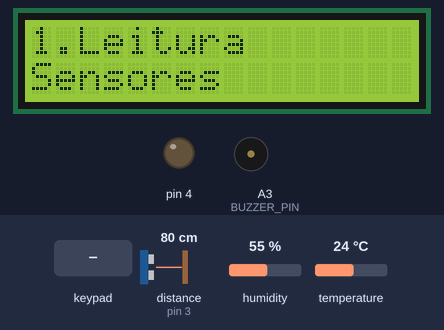
Bench run of a sketch on a simulated Arduino Uno, built with avr-gcc and run on an emulated ATmega328P. Parts: 16×2 character LCD, output pins drawn as LEDs (lit = HIGH), buzzer (waves = sounding, pin HIGH). The test bench sets the inputs (shaded band); at power-on: distance to the obstacle (sensor on pin 3) 80 cm, humidity 55 %, temperature 24 °C. The echo pulse lasts 58.3 µs per cm; the local clock reads 2024-03-15 10:24:30 at power-on unless the sketch sets it; EEPROM starts erased; what the sketch prints to the serial monitor is not drawn.

Above: at 1.2 s.
1.3 s: key 'D' pressed
At 3.1 s:
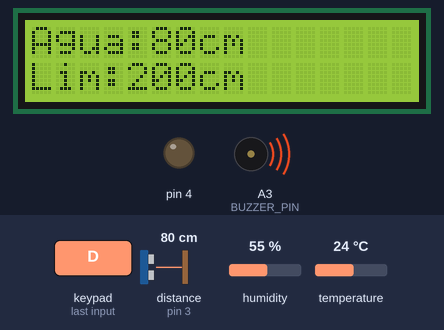
4.3 s: key 'C' pressed
At 5.2 s:
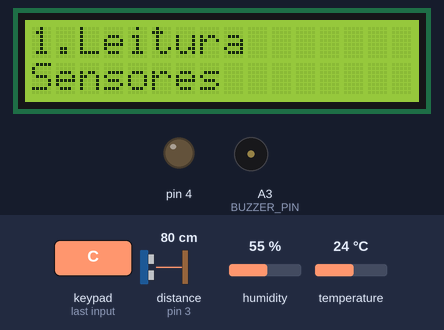
7.3 s: keypad keys 9 8 7 6 A pressed 0.4 s apart
At 10.3 s:
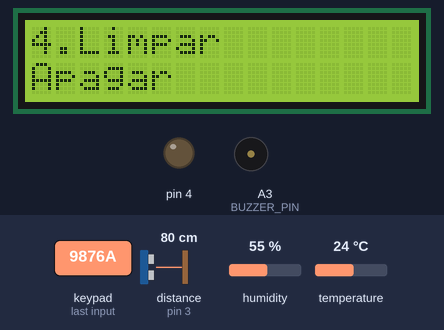
12.3 s: keypad keys 1 3 1 2 1 1 1 0 A pressed 0.4 s apart
At 16.4 s:
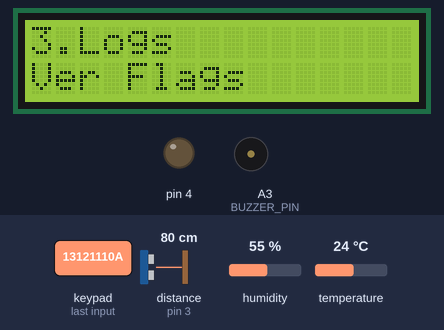
18.9 s: keypad keys 9 8 7 6 D pressed 0.4 s apart
23.9 s: key 'A' pressed
At 24.2 s:
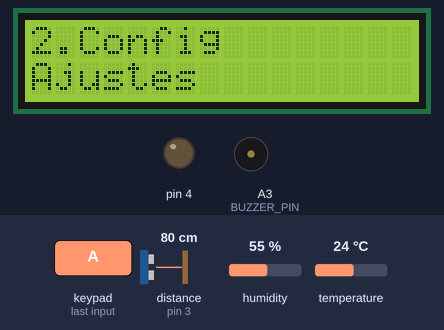
Timing chart, 0 to 26.9 s (numbered marks = the images above; inputs shaded):
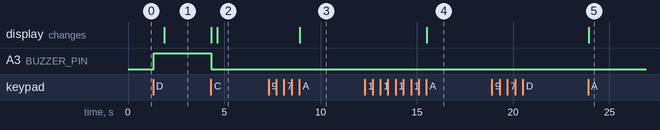

The sketch:

pluvia-sensor.ino
```cpp
//====================== BIBLIOTECAS ======================
#include <EEPROM.h>
#include <Wire.h>
#include <LiquidCrystal_I2C.h>
#include <Keypad.h>
#include "DHT.h"
#include <RTClib.h>

//====================== CONFIGURAÇÃO ======================
#define BUZZER_PIN    A3     // pino do buzzer
#define HYSTERESIS    10     // cm de folga para desligar o evento

//====================== ENDEREÇOS EEPROM ======================
#define CFG_UNIDADE_TEMP_ADDR   0   // uint16_t: 1=Celsius, 2=Fahrenheit
#define CFG_FLAGDIST_ADDR       2   // uint16_t: limite de água (cm)
#define CFG_COOLDOWN_ADDR       8   // uint16_t: cooldown (min) — opcional
#define ENDERECO_INICIAL_FLAGS 20   // onde começam as flags de evento

//====================== VARIÁVEIS GLOBAIS ======================
short int menuatual = 0;         // controla tela ativa
int enderecoEEPROM;              // ponteiro pra gravar flags

uint16_t unidadeTemperatura;     // 1=Celsius, 2=Fahrenheit
uint16_t flagDistancia;          // 0..500 cm
uint16_t flagCooldown;           // 1..60 min (não usado aqui)

//====================== HARDWARE ===========================
#define DHTpin    5
#define DHTmodel  DHT22
DHT dht(DHTpin, DHTmodel);

RTC_DS1307 rtc;
LiquidCrystal_I2C lcd(0x27, 16, 2);

// keypad 4x4
const uint8_t ROWS = 4, COLS = 4;
char keys[ROWS][COLS] = {
  { '1','2','3','A' },
  { '4','5','6','B' },
  { '7','8','9','C' },
  { '*','0','-','D' }
};
uint8_t colPins[COLS] = { 9,8,7,6 };
uint8_t rowPins[ROWS] = { 13,12,11,10 };
Keypad kpd = Keypad(makeKeymap(keys), rowPins, colPins, ROWS, COLS);

//====================== EEPROM IO ==========================
void definevars() {
  EEPROM.get(CFG_UNIDADE_TEMP_ADDR, unidadeTemperatura);
  EEPROM.get(CFG_FLAGDIST_ADDR, flagDistancia);
  EEPROM.get(CFG_COOLDOWN_ADDR, flagCooldown);
}

void primeirosetup() {
  if (EEPROM.read(1001) != 1) {
    unidadeTemperatura = 1;
    flagDistancia     = 200;
    flagCooldown      = 10;
    EEPROM.put(CFG_UNIDADE_TEMP_ADDR, unidadeTemperatura);
    EEPROM.put(CFG_FLAGDIST_ADDR, flagDistancia);
    EEPROM.put(CFG_COOLDOWN_ADDR, flagCooldown);
    enderecoEEPROM = ENDERECO_INICIAL_FLAGS;
    EEPROM.put(1010, enderecoEEPROM);
    EEPROM.write(1001, 1);
  }
}

//====================== LEITURA DO ULTRASSÔNICO =============
int leituraDaAgua() {
  digitalWrite(4, HIGH);
  delayMicroseconds(10);
  digitalWrite(4, LOW);
  return pulseIn(3, HIGH) / 58;  // cm
}

//====================== MODO DE LEITURA ======================
void modoLeitura() {
  unsigned long timerPrint   = millis();
  unsigned long timerDisplay = millis();
  bool mostrando = true;

  static bool   eventoAtivo    = false;
  static uint32_t timestampInicio = 0;
  float somaTemp = 0, somaHum = 0;
  uint16_t countSamples = 0;

  while (true) {
    char tecla = kpd.getKey();
    if (tecla == 'C') {
      digitalWrite(BUZZER_PIN, LOW);
      lcd.clear();
      menuatual = 0;
      return;
    }

    float temp = dht.readTemperature();
    float hum  = dht.readHumidity();
    if (isnan(temp) || isnan(hum)) {
      lcd.clear();
      lcd.setCursor(0,0);
      lcd.print("Erro sensor");
      delay(1000);
      continue;
    }

    int nivelAgua = leituraDaAgua();
    uint32_t agora = rtc.now().unixtime();

    // alterna display a cada 5s
    if (millis() - timerDisplay >= 5000) {
      timerDisplay = millis();
      mostrando = !mostrando;
      lcd.clear();
    }

    // atualiza dados a cada 500ms
    if (millis() - timerPrint >= 500) {
      timerPrint = millis();
      lcd.clear();
      if (mostrando) {
        lcd.setCursor(0,0);
        lcd.print("Agua:");
        lcd.print(nivelAgua);
        lcd.print("cm");
        lcd.setCursor(0,1);
        lcd.print("Lim:");
        lcd.print(flagDistancia);
        lcd.print("cm");
      } else {
        lcd.setCursor(0,0);
        if (unidadeTemperatura == 2) {
          float f = temp * 1.8 + 32;
          lcd.print("T:");
          lcd.print(f,1);
          lcd.print("F");
        } else {
          lcd.print("T:");
          lcd.print(temp,1);
          lcd.print("C");
        }
        lcd.setCursor(0,1);
        lcd.print("H:");
        lcd.print(hum,1);
        lcd.print("%");
      }
    }

    if (!eventoAtivo) {
      // inicia evento
      if (nivelAgua <= flagDistancia) {
        eventoAtivo = true;
        timestampInicio = agora;
        somaTemp = somaHum = 0;
        countSamples = 0;
        digitalWrite(BUZZER_PIN, HIGH);
        Serial.println(">> Evento iniciado!");
      }
    } else {
      // dentro do evento: acumula
      somaTemp += temp;
      somaHum  += hum;
      countSamples++;

      // finaliza só quando ultrapassar limite + histerese
      if (nivelAgua > flagDistancia + HYSTERESIS) {
        eventoAtivo = false;
        digitalWrite(BUZZER_PIN, LOW);
        uint32_t timestampFim = agora;

        float avgTemp   = somaTemp / countSamples;
        float avgHumMed = somaHum  / countSamples;
        float percAcima = ((float)flagDistancia - (float)nivelAgua) / flagDistancia * 100.0;

        Serial.println(">> Evento finalizado!");
        Serial.print("Duração(s): "); Serial.println(timestampFim - timestampInicio);
        Serial.print("T avg: ");     Serial.println(avgTemp);
        Serial.print("H avg: ");     Serial.println(avgHumMed);
        Serial.print("%acima: ");    Serial.println(percAcima);

        // grava na EEPROM: tIni(4), tFim(4), avgTemp*10(2), avgHum*10(2), percAcima(2)
        if (enderecoEEPROM + 14 <= 1000) {
          EEPROM.put(enderecoEEPROM, timestampInicio);  enderecoEEPROM += 4;
          EEPROM.put(enderecoEEPROM, timestampFim);     enderecoEEPROM += 4;
          uint16_t tLog = (uint16_t)(avgTemp   * 10);
          uint16_t hLog = (uint16_t)(avgHumMed * 10);
          uint16_t pLog = (uint16_t)(percAcima);
          EEPROM.put(enderecoEEPROM, tLog);             enderecoEEPROM += 2;
          EEPROM.put(enderecoEEPROM, hLog);             enderecoEEPROM += 2;
          EEPROM.put(enderecoEEPROM, pLog);             enderecoEEPROM += 2;
          EEPROM.put(1010, enderecoEEPROM);
          Serial.println(">> FLAG gravada na EEPROM");
        } else {
          Serial.println("!!! EEPROM cheia");
        }
      }
    }

    delay(50);
  }
}

//====================== DEBUG EEPROM ======================
void debugEEPROM() {
  Serial.println("===== DEBUG FLAGS =====");
  int end = ENDERECO_INICIAL_FLAGS;
  int endSalvo; EEPROM.get(1010, endSalvo);
  int count = 0;

  while (end < endSalvo && end + 14 <= 1000) {
    uint32_t tIni, tFim;
    uint16_t tLog, hLog, pLog;
    EEPROM.get(end, tIni); end += 4;
    EEPROM.get(end, tFim); end += 4;
    EEPROM.get(end, tLog); end += 2;
    EEPROM.get(end, hLog); end += 2;
    EEPROM.get(end, pLog); end += 2;

    DateTime dIni(tIni), dFim(tFim);
    Serial.print("[FLAG "); Serial.print(++count); Serial.println("]");
    Serial.print("Início: "); Serial.println(dIni.timestamp());
    Serial.print("Fim:    "); Serial.println(dFim.timestamp());
    Serial.print("T méd:  "); Serial.println((float)tLog / 10.0);
    Serial.print("H méd:  "); Serial.println((float)hLog / 10.0);
    Serial.print("%acima: "); Serial.println(pLog);
  }
  Serial.print("Total: "); Serial.println(count);
}

//====================== LIMPA FLAGS ======================
void limparEEPROMFlags() {
  for (int i = ENDERECO_INICIAL_FLAGS; i <= 1000; i++) {
    EEPROM.update(i, 0xFF);
  }
  enderecoEEPROM = ENDERECO_INICIAL_FLAGS;
  EEPROM.put(1010, enderecoEEPROM);
  Serial.println("EEPROM limpa");
}

//====================== INICIALIZAÇÃO HARDWARE ============
void begins() {
  dht.begin();
  lcd.init(); lcd.backlight();
  kpd.setDebounceTime(5);
  rtc.begin();
  pinMode(BUZZER_PIN, OUTPUT);
  pinMode(4, OUTPUT);
  pinMode(3, INPUT);
  if (!rtc.isrunning()) {
    rtc.adjust(DateTime(F(__DATE__), F(__TIME__)));
  }
}

//====================== SETUP =============================
void setup() {
  Serial.begin(9600);
  definevars();
  primeirosetup();
  EEPROM.get(1010, enderecoEEPROM);
  if (enderecoEEPROM < ENDERECO_INICIAL_FLAGS || enderecoEEPROM > 1000) {
    enderecoEEPROM = ENDERECO_INICIAL_FLAGS;
    EEPROM.put(1010, enderecoEEPROM);
  }
  begins();
  Serial.print("EEPROM ptr: "); Serial.println(enderecoEEPROM);
}

//====================== LOOP ==============================
void loop() {
  static int escolha = 0;
  const char* op[4]   = { "1.Leitura", "2.Config", "3.Logs", "4.Limpar" };
  const char* desc[4] = { "Sensores",  "Ajustes",   "Ver Flags", "Apagar" };

  lcd.clear();
  lcd.setCursor(0,0); lcd.print(op[escolha]);
  lcd.setCursor(0,1); lcd.print(desc[escolha]);

  char k = kpd.getKey();
  if (k == 'A') escolha = (escolha + 3) % 4;
  if (k == 'B') escolha = (escolha + 1) % 4;
  if (k == 'D') menuatual = escolha + 1;

  switch (menuatual) {
    case 1: modoLeitura();       break;
    case 2: /* sequencialConfig() */ break;
    case 3: debugEEPROM(); delay(2000); break;
    case 4: limparEEPROMFlags(); delay(1000); break;
  }
  if (menuatual > 0) menuatual = 0;
}
```

Measured:
- after the input at 1.3 s, A3 (BUZZER_PIN): LOW → HIGH at once; the display: changes after 0.57 s (image 1)
- after the input at 4.3 s, A3 (BUZZER_PIN): HIGH → LOW at once
- after the input at 7.3 s, the display: changes after 1.6 s (image 3)
- after the input at 12.3 s, the display: changes after 3.2 s (image 4)
- after the input at 18.9 s, every drawn part: stays the same
- after the input at 23.9 s, the display: changes at once (image 5)
